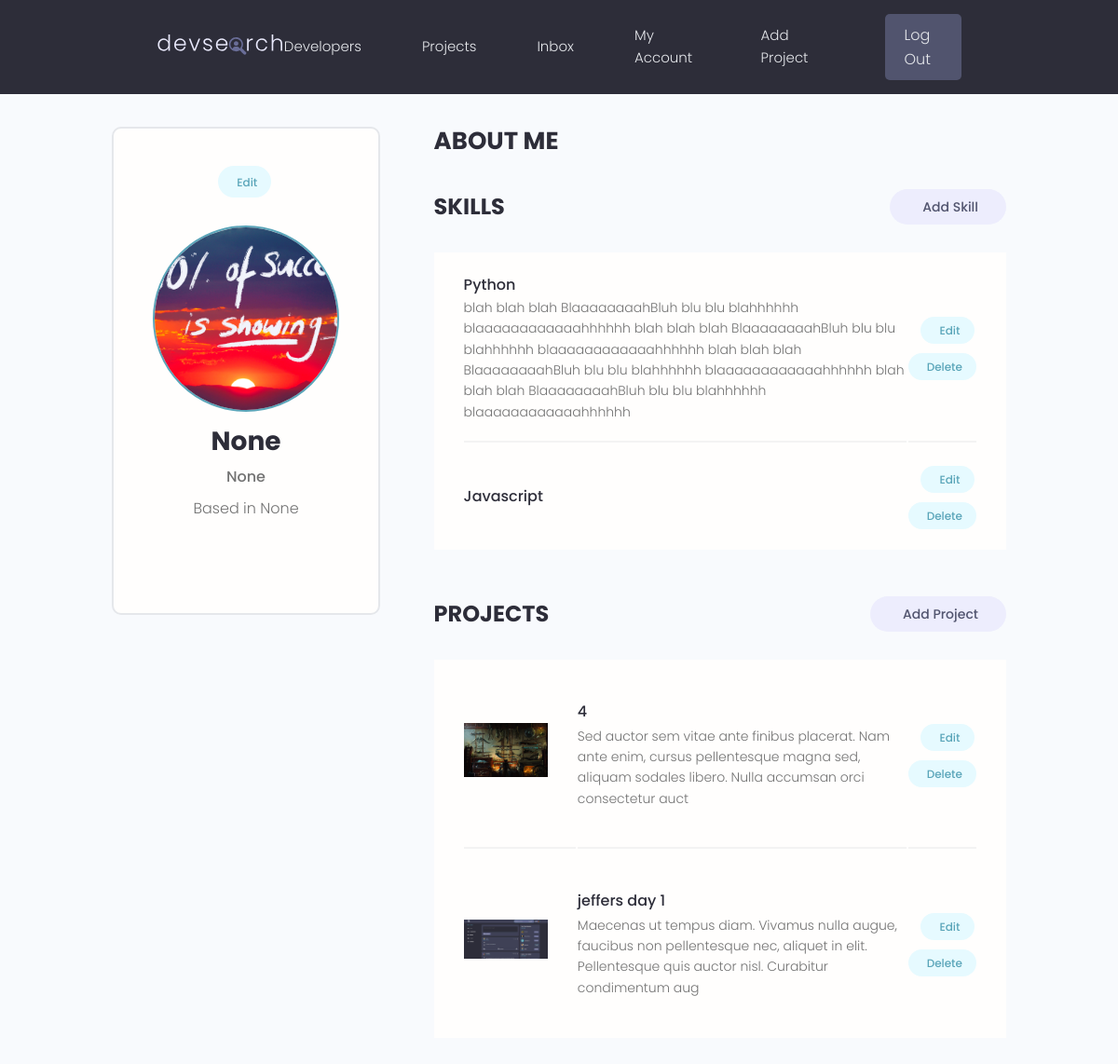
/account/ (signed in), run on the app's committed database.
### users/models.py (models this page shows, shortened)
class Profile(models.Model):
    user = models.OneToOneField(User, on_delete=models.CASCADE, null=True, blank=True)
    name = models.CharField(max_length=200, blank=True, null=True)
    username = models.CharField(max_length=200, blank=True, null=True)
    location = models.CharField(max_length=200, blank=True, null=True)
    email = models.EmailField(max_length=500, blank=True, null=True)
    short_intro = models.CharField(max_length=200, blank=True, null=True)
    bio = models.TextField(blank=True, null=True)
    profile_image = models.ImageField(
        null=True,
        blank=True,
        upload_to="profiles/",
        default="profiles/user-default.png",
    )
    social_github = models.CharField(max_length=200, blank=True, null=True)
    social_twitter = models.CharField(max_length=200, blank=True, null=True)
    social_linkedin = models.CharField(max_length=200, blank=True, null=True)
    social_youtube = models.CharField(max_length=200, blank=True, null=True)
    social_website = models.CharField(max_length=200, blank=True, null=True)
    created = models.DateTimeField(auto_now_add=True)
    id = models.UUIDField(
        default=uuid.uuid4, unique=True, primary_key=True, editable=False
    )

class Skill(models.Model):
    owner = models.ForeignKey(Profile, on_delete=models.CASCADE, null=True, blank=True)
    name = models.CharField(max_length=200, blank=True, null=True)
    description = models.TextField(blank=True, null=True)
    created = models.DateTimeField(auto_now_add=True)
    id = models.UUIDField(
        default=uuid.uuid4, unique=True, primary_key=True, editable=False
    )

### projects/models.py (models this page shows, shortened)
class Project(models.Model):
    owner = models.ForeignKey(Profile, null=True, blank=True, on_delete=models.SET_NULL)
    title = models.CharField(max_length=200)
    description = models.TextField(null=True, blank=True)
    featured_image = models.ImageField(null=True, blank=True, default="default.jpg")
    demo_link = models.CharField(max_length=2000, null=True, blank=True)
    source_link = models.CharField(max_length=2000, null=True, blank=True)
    tags = models.ManyToManyField("Tag", blank=True)
    vote_total = models.IntegerField(default=0, null=True, blank=True)
    vote_ratio = models.IntegerField(default=0, null=True, blank=True)
    created = models.DateTimeField(auto_now_add=True)
    id = models.UUIDField(
        default=uuid.uuid4, unique=True, primary_key=True, editable=False
    )
    class Meta:
        ordering = [
            "title",
            "-created",  # -vote_ratio", "-vote_total"
        ]

### users/views.py (the view)
# urls.py: path("account/", views.userAccount, name="userAccount"),
@login_required(login_url="login")
def userAccount(requests):
    profile = requests.user.profile
    context = {
        "profile": profile,
    }
    return render(requests, "users/account.html", context)

### users/templates/users/account.html (shortened to what this page needs)
{% extends 'main.html' %}
{% block content %}
<main class="settingsPage profile my-md">
  <div class="container">
    <div class="layout">
      <div class="column column--1of3">
        <div class="card text-center">
          <div class="card__body dev">
            <a class="tag tag--pill tag--main settings__btn" href="{% url 'edit-account' %}?next=/account">
              Edit</a>
            <img class="avatar avatar--xl dev__avatar" src="{{profile.profile_image.url}}" />
            <h2 class="dev__name">{{profile.name}}</h2>
            <p class="dev__title">{{profile.short_intro}}</p>
            <p class="dev__location">Based in {{profile.location}}</p>
          </div>
        </div>
      </div>
      <div class="column column--2of3">
        <div class="devInfo">
          <h3 class="devInfo__title">About Me</h3>
        </div>
        <div class="settings">
          <h3 class="settings__title">Skills</h3>
          <a class="tag tag--pill tag--sub settings__btn tag--lg" href="{% url 'create-skill' %}?next=/account"> Add Skill</a>
        </div>
        <table class="settings__table">
          {% for skill in profile.skill_set.all %}
          <tr>
            <td class="settings__tableInfo">
              <h4>{{skill.name}}</h4>
              <p>
                {{skill.description}}
              </p>
            </td>
            <td class="settings__tableActions">
              <a class="tag tag--pill tag--main settings__btn" href="{% url 'update-skill' skill.id %}?next=/account"> Edit</a>
              <a class="tag tag--pill tag--main settings__btn" href="{% url 'delete-skill' skill.id %}?next=/account">
                Delete</a>
            </td>
          </tr>
          {% endfor %}
        </table>
        <div class="settings">
          <h3 class="settings__title">Projects</h3>
          <a class="tag tag--pill tag--sub settings__btn tag--lg" href="{% url 'create-project' %}?next=/account"> Add Project</a>
        </div>
        <table class="settings__table">
          {% for project in profile.project_set.all %}
          <tr>
            <td class="settings__thumbnail">
              <a href="{% url 'project' project.id %}"><img src="{{ project.featured_image.url }}" alt="Project Thumbnail" /></a>
            </td>
            <td class="settings__tableInfo">
              <a href="{% url 'project' project.id %}">{{project.title}}</a>
              <p>{{project.description|slice:"150"}}</p>
            </td>
            <td class="settings__tableActions">
              <a class="tag tag--pill tag--main settings__btn" href="{% url 'update-project' project.id %}?next=/account"> Edit</a>
              <a class="tag tag--pill tag--main settings__btn"
                href="{% url 'delete-project'  project.id %}?next=/account">
                Delete</a>
            </td>
          </tr>
          {% endfor %}
        </table>
      </div>
    </div>
  </div>
</main>
{% endblock %}

### static/styles/app.css (style rules this page uses)
:root { --color-sub: #2d2d39; }
.card { border: 2px solid var(--color-light); }
img { width: 100%; }
.profile .card > .dev { padding: 4rem; }
.dev__avatar { display: block; margin: auto; }
.dev__name { color: var(--color-sub); font-size: 2.8rem; font-weight: 700; margin-top: 1rem; margin-bottom: 0.5rem; }
.dev__title { font-size: 1.6rem; font-weight: 500; line-height: 1.3; }
.dev__location { margin-top: 1rem; }
.devInfo { margin-bottom: 3rem; }
.devInfo__title, .devInfo__subtitle { font-size: 2.6rem; color: var(--color-sub); text-transform: uppercase; font-weight: 700; margin-bottom: 1.5rem; }
.settingsPage .dev > .settings__btn { display: inline-block; margin-bottom: 3rem; }
.settings { display: flex; justify-content: space-between; align-items: center; }
.settings__title { font-size: 2.4rem; text-transform: uppercase; font-weight: 700; color: var(--color-sub); }
.settings__table { margin-top: 3rem; margin-bottom: 5rem; padding: 0 3rem; background: var(--color-white); }
.settings__table tr { width: 100%; }
.settings__table tr > td { padding: 2rem 0; }
.settings__table tr:not(:last-child) td { border-bottom: 2px solid var(--color-white-light); }
.settings__thumbnail { width: 23%; min-width: 10rem; }
.settings__thumbnail img { padding-right: 3rem; height: 15rem; object-fit: contain; }
.settings__tableInfo { width: 100%; }
.settings__tableInfo h4, .settings__tableInfo a { padding-right: 1rem; width: auto; font-size: 1.6rem; font-weight: 500; color: var(--color-sub); }
.settings__tableInfo p { font-size: 1.4rem; }
.settings__tableActions { text-align: right; }

### static/uikit/styles/modules/_variables.css (style rules this page uses)
:root { --color-main: #5aa5b9; --color-main-light: #e6faff; --color-sub: #3f4156; --color-sub-light: #51546e; --color-sub-lighter: #ededfd; --color-text: #737373; --color-gray: #8b8b8b; --color-light: #e5e7eb; --color-light-gray: #767676; --color-bg: #f8fafd; --color-white: #fffefd; --color-white-light: #f3f3f3; --color-success: #359e64; --color-success-bg: #def8e8; --color-error: #fc4b0b; --color-error-bg: #fff2ee; --font-base: 'Poppins', arial, helvetica, 'Segoe UI', roboto, ubuntu, sans-serif; --font-monospace: 'Fira Code', 'Courier New', courier, monospace; --font-regular: 300; --font-medium: 500; --font-bold: 700; --generic-shadow: 1px 1px 5px #00000010; --generic-transition: all 0.3s ease-in-out; }

### static/uikit/styles/modules/_base.css (style rules this page uses)
* { margin: 0; padding: 0; box-sizing: border-box; text-rendering: optimizeLegibility; color: inherit; font-size: inherit; }
html { font-size: 50%; }
@media only screen and (min-width: 480px) { html { font-size: 56.25%; } }
@media only screen and (min-width: 1200px) { html { font-size: 62.5%; } }
body { line-height: 1.6; font-weight: 400; font-size: 1.5rem; color: var(--color-text); background-color: var(--color-bg); min-height: 100vh; }

### static/uikit/styles/modules/_typography.css (style rules this page uses)
* { font-family: var(--font-base); }
h2 { font-size: 3.6rem; font-weight: var(--font-bold); }
h3 { font-size: 3.2rem; font-weight: var(--font-medium); }
h4 { font-size: 2.8rem; font-weight: var(--font-medium); }
p, span, strong { font-size: 1.6rem; color: var(--color-text); font-weight: var(--font-regular); }
a { padding-bottom: 2px; text-decoration: none; display: inline-block; color: var(--color-main); font-weight: var(--font-medium); }

### static/uikit/styles/modules/_utilities.css (style rules this page uses)
.container { width: 92%; max-width: 165rem; margin: 0 auto; box-sizing: border-box; }
@media screen and (min-width: 1000px) { .container { width: 90%; } }
@media screen and (min-width: 1200px) { .container { width: 80%; } }
.text-center { text-align: center; }
.my-md { margin: 3rem auto; }

### static/uikit/styles/modules/_avatar.css (style rules this page uses)
.avatar { border-radius: 50%; border: 2px solid var(--color-main); object-fit: cover; }
.avatar--xl { height: 20rem; width: 20rem; }

### static/uikit/styles/modules/_card.css (style rules this page uses)
.card { border-radius: 1rem; background-color: var(--color-white); border: 1.5px solid var(--color-light); width: auto; height: auto; margin-top: 0.5rem; margin-bottom: 0.5rem; overflow: hidden; }
.card__body, .card__header { padding: 2rem 2.5rem; }

### static/uikit/styles/modules/_layout.css (style rules this page uses)
.layout { display: flex; flex-flow: row wrap; justify-content: space-between; }
.layout > .column { margin-bottom: 3rem; }
.layout > .column.column--1of3 { flex-basis: 30%; }
.layout > .column.column--2of3 { flex-basis: 64%; }

### data on the page
Profile: profile_image (picture), name "None", short_intro "None", location "None"
Skill: name "Python", description "blah blah blah BlaaaaaaaahBluh blu blu blahhhhhh blaaaaaaaaaaaahhhhhh blah blah blah BlaaaaaaaahBluh blu blu blahhhhhh blaaaaaaaaaaaahhhhhh blah blah blah BlaaaaaaaahBluh blu blu blahhhhhh blaaaaaaaaaaaahhhhhh blah blah blah BlaaaaaaaahBluh blu blu blahhhhhh blaaaaaaaaaaaahhhhhh"
Skill: name "Javascript"
Project: featured_image (picture), title "4", description "Sed auctor sem vitae ante finibus placerat. Nam ante enim, cursus pellentesque magna sed, aliquam sodales libero. Nulla accumsan orci consectetur auct"
Project: featured_image (picture), title "jeffers day 1", description "Maecenas ut tempus diam. Vivamus nulla augue, faucibus non pellentesque nec, aliquet in elit. Pellentesque quis auctor nisl. Curabitur condimentum aug"
